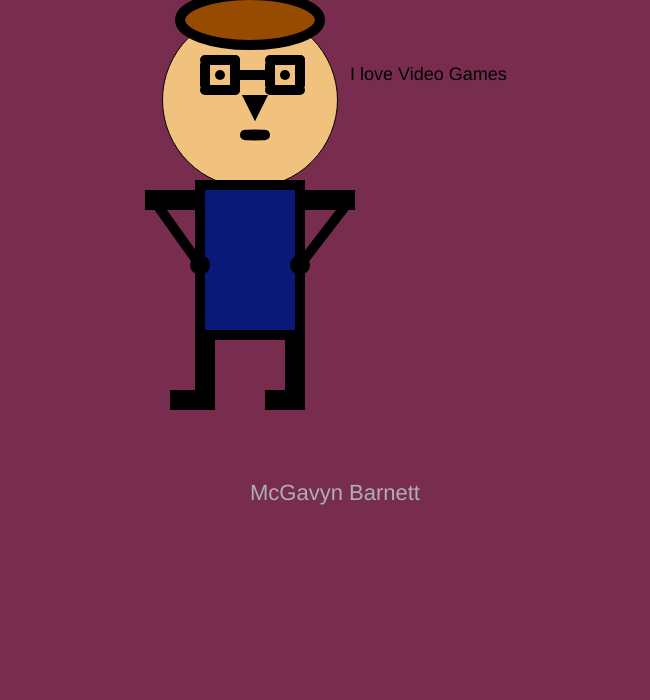
Frame 1 (no input)
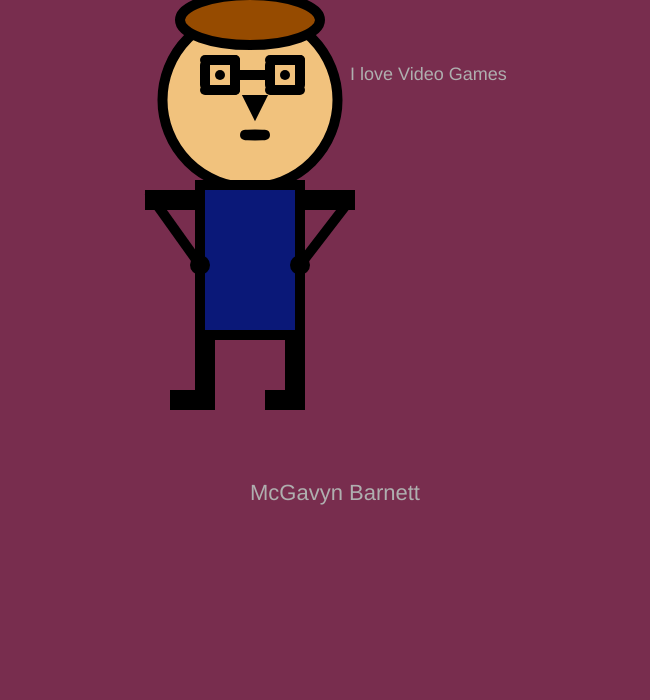
Frame 60 (no input)
Frame 120 (the mouse pressed at the canvas centre since frame 60): identical to frame 60, image omitted

The p5.js sketch that drew these frames (run headless with seeded random() and noise() and a simulated clock; from frame 60 on, the mouse is pressed at the canvas centre):

// p5.js sketch
// ── sketch.js
function setup() {
  createCanvas(650, 700);
}

function draw() {
      background(120,45,78);
    textSize(18)
    text("I love Video Games", 350,80);

    // head
    fill(241,194,125);
    circle(250,100,175);
   
    // eyes
    strokeWeight(10);
    fill(0);
    point(220,75);
    point(285,75);
  
  //glasses
 line(205,85,205,65);
  
  line(205,90,235,90);
  
  line(205,60,235,60);
  
  line(235,60,235,90);
  
  line(235,75,265,75);
  
  line(270,85,270,65);
  
  line(270,60,300,60);
  
  line(300,60,300,85);
  
  line(300,90,270,90);
  


    // nose
  
  triangle(255, 110, 250, 100, 260, 100);
    
    // mouth
    ellipse(255, 135, 20,1);

    // hair
    fill(150,75,0);
  ellipse(250,20,140,50)
    // body
    fill(10, 24, 120);
    rect(200,185,100,150);
    
    // decoration
   
    // right arm
    rect(300,195,50,10);
    line(350,200,300,265);
    circle(300,265,10);
    // left arm
    rect(150,195,50,10);
    line(150,195,200,265);
    circle(200,265,10);
    // left leg
    rect(200,335,10,70);
    fill(0);
    rect(175,395,15,10);
  
  
    // right leg
    rect(290,335,10,70);
    rect(270,395,15,10)
    
    fill(175);
    textSize(22);
    text("McGavyn Barnett",250,500 );



}
// ── main.html
<html>
<head>
    <script src="sketch.js"></script>
    <script src="p5.min.js"></script>
</head>




</html>
